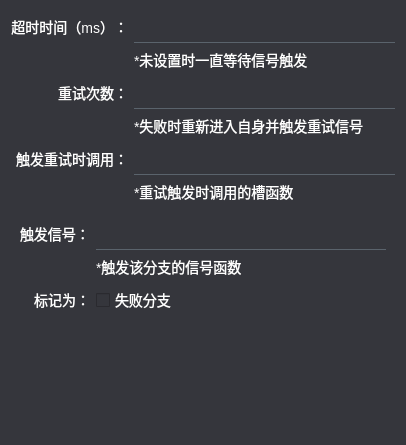
<?xml version="1.0" encoding="UTF-8"?>
<ui version="4.0">
 <class>ConfigEventState</class>
 <widget class="QWidget" name="ConfigEventState">
  <property name="geometry">
   <rect>
    <x>0</x>
    <y>0</y>
    <width>406</width>
    <height>445</height>
   </rect>
  </property>
  <property name="windowTitle">
   <string>Form</string>
  </property>
  <property name="styleSheet">
   <string notr="true">*{
background:#35363C;
font-size:14px;
color:white;
}
QLineEdit{
border:none;
border-bottom:1px solid #5A636C;
padding-left:8px;
padding-right:8px;
}
QLineEdit:hover{
background:#4C4E56;
}
QLineEdit:focus{
border:1px solid #02BFFF;
}
QLabel[mstyle=&quot;hint&quot;]{
font-size:12px;color:#A0C2D3;
}</string>
  </property>
  <layout class="QVBoxLayout" name="verticalLayout">
   <item>
    <widget class="QWidget" name="item_config_box" native="true">
     <layout class="QGridLayout" name="gridLayout">
      <property name="leftMargin">
       <number>0</number>
      </property>
      <property name="topMargin">
       <number>0</number>
      </property>
      <property name="rightMargin">
       <number>0</number>
      </property>
      <property name="bottomMargin">
       <number>0</number>
      </property>
      <item row="4" column="1">
       <widget class="QLineEdit" name="input_retry_signal_func">
        <property name="minimumSize">
         <size>
          <width>0</width>
          <height>32</height>
         </size>
        </property>
        <property name="focusPolicy">
         <enum>Qt::ClickFocus</enum>
        </property>
       </widget>
      </item>
      <item row="0" column="1">
       <widget class="QLineEdit" name="input_timeout_ms">
        <property name="minimumSize">
         <size>
          <width>0</width>
          <height>32</height>
         </size>
        </property>
        <property name="focusPolicy">
         <enum>Qt::ClickFocus</enum>
        </property>
        <property name="maxLength">
         <number>36</number>
        </property>
       </widget>
      </item>
      <item row="2" column="1">
       <widget class="QLineEdit" name="input_retry">
        <property name="minimumSize">
         <size>
          <width>0</width>
          <height>32</height>
         </size>
        </property>
        <property name="focusPolicy">
         <enum>Qt::ClickFocus</enum>
        </property>
       </widget>
      </item>
      <item row="5" column="1">
       <widget class="QLabel" name="label_6">
        <property name="text">
         <string>*重试触发时调用的槽函数</string>
        </property>
        <property name="mstyle" stdset="0">
         <string>hint</string>
        </property>
       </widget>
      </item>
      <item row="0" column="0">
       <widget class="QLabel" name="label_3">
        <property name="text">
         <string>超时时间（ms）：</string>
        </property>
        <property name="alignment">
         <set>Qt::AlignRight|Qt::AlignTrailing|Qt::AlignVCenter</set>
        </property>
       </widget>
      </item>
      <item row="4" column="0">
       <widget class="QLabel" name="label_2">
        <property name="focusPolicy">
         <enum>Qt::TabFocus</enum>
        </property>
        <property name="text">
         <string>触发重试时调用：</string>
        </property>
        <property name="alignment">
         <set>Qt::AlignRight|Qt::AlignTrailing|Qt::AlignVCenter</set>
        </property>
       </widget>
      </item>
      <item row="3" column="1">
       <widget class="QLabel" name="label_5">
        <property name="text">
         <string>*失败时重新进入自身并触发重试信号</string>
        </property>
        <property name="mstyle" stdset="0">
         <string>hint</string>
        </property>
       </widget>
      </item>
      <item row="2" column="0">
       <widget class="QLabel" name="label">
        <property name="text">
         <string>重试次数：</string>
        </property>
        <property name="alignment">
         <set>Qt::AlignRight|Qt::AlignTrailing|Qt::AlignVCenter</set>
        </property>
       </widget>
      </item>
      <item row="1" column="1">
       <widget class="QLabel" name="label_4">
        <property name="text">
         <string>*未设置时一直等待信号触发</string>
        </property>
        <property name="mstyle" stdset="0">
         <string>hint</string>
        </property>
       </widget>
      </item>
     </layout>
    </widget>
   </item>
   <item>
    <widget class="QWidget" name="line_config_box" native="true">
     <layout class="QGridLayout" name="gridLayout_2">
      <item row="0" column="0">
       <widget class="QLabel" name="label_7">
        <property name="text">
         <string>触发信号：</string>
        </property>
       </widget>
      </item>
      <item row="0" column="1">
       <widget class="QLineEdit" name="input_trigger_func">
        <property name="minimumSize">
         <size>
          <width>0</width>
          <height>32</height>
         </size>
        </property>
        <property name="focusPolicy">
         <enum>Qt::ClickFocus</enum>
        </property>
       </widget>
      </item>
      <item row="1" column="1">
       <widget class="QLabel" name="label_8">
        <property name="text">
         <string>*触发该分支的信号函数</string>
        </property>
        <property name="mstyle" stdset="0">
         <string>hint</string>
        </property>
       </widget>
      </item>
      <item row="2" column="1">
       <widget class="QCheckBox" name="check_fail_branch">
        <property name="minimumSize">
         <size>
          <width>0</width>
          <height>32</height>
         </size>
        </property>
        <property name="text">
         <string>失败分支</string>
        </property>
       </widget>
      </item>
      <item row="2" column="0">
       <widget class="QLabel" name="label_9">
        <property name="text">
         <string>标记为：</string>
        </property>
        <property name="alignment">
         <set>Qt::AlignRight|Qt::AlignTrailing|Qt::AlignVCenter</set>
        </property>
       </widget>
      </item>
     </layout>
    </widget>
   </item>
   <item>
    <spacer name="verticalSpacer">
     <property name="orientation">
      <enum>Qt::Vertical</enum>
     </property>
     <property name="sizeHint" stdset="0">
      <size>
       <width>20</width>
       <height>384</height>
      </size>
     </property>
    </spacer>
   </item>
  </layout>
 </widget>
 <resources/>
 <connections/>
</ui>
